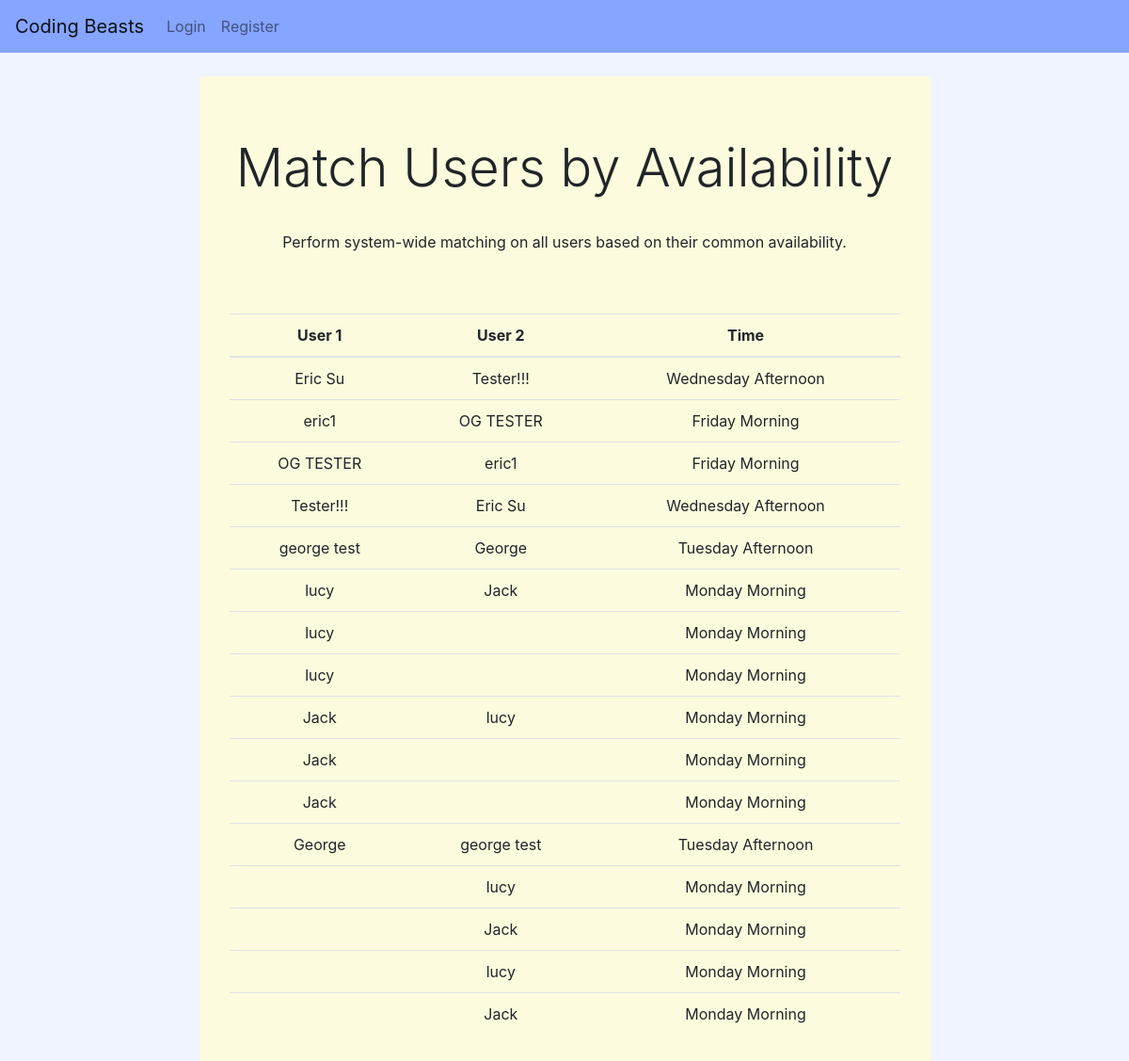
The page /matches/time/ on the database as committed earlier.
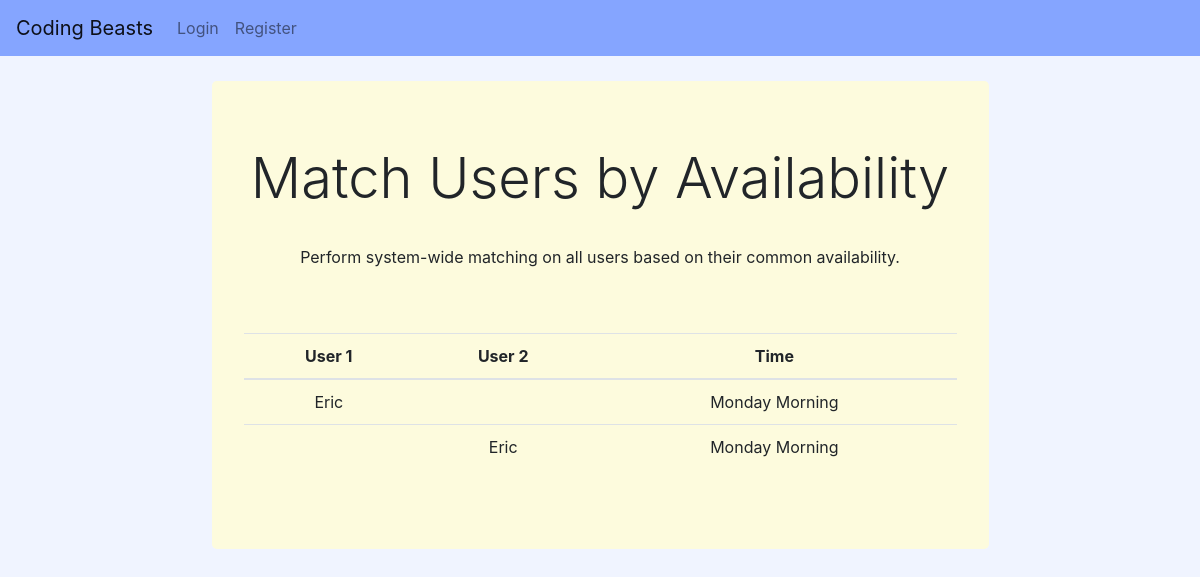
The same page on the database as committed later.
### sbuddy/models.py (models this page shows, shortened)
class Profile(models.Model):
    STRENGTH_CHOICES = (
        ('--------', '--------'),
        ('Mathematics','Mathematics'),
        ('Chemistry','Chemistry'),
        ('Physics','Physics'),
        ('Computer Science','Computer Science'),
        ('Economics','Economics'),
        ('Engineering', 'Engineering'),
        ('Statistics', 'Statistics'),
        ('Psychology', 'Psychology'),
        ('Business', 'Business'),
        )
    SCHEDULE_CHOICES = [
        ("Monday Morning", "Monday Morning"),
        ("Monday Afternoon", "Monday Afternoon"),
        ("Tuesday Morning", "Tuesday Morning"),
        ("Tuesday Afternoon", "Tuesday Afternoon"),
        ("Wednesday Morning", "Wednesday Morning"),
        ("Wednesday Afternoon", "Wednesday Afternoon"),
        ("Thursday Morning", "Thursday Morning"),
        ("Thursday Afternoon", "Thursday Afternoon"),
        ("Friday Morning", "Friday Morning"),
        ("Friday Afternoon", "Friday Afternoon"),
    ]
    user = models.OneToOneField(User, on_delete=models.CASCADE)
    name = models.CharField(max_length=100, blank=False, default='')
    phone = models.CharField(max_length=12, blank=False, default='')
    meetingURL = models.CharField(max_length=100, blank=False, default='')
    strengths = models.CharField(
        max_length=255,
        choices=STRENGTH_CHOICES,
        default='')
    weaknesses = models.CharField(
        max_length=255,
        choices=STRENGTH_CHOICES,
        default='')
    availability = models.CharField(
        max_length=50,
        choices=SCHEDULE_CHOICES,
        default='Monday Morning',
    )
    def __init__(self, *args, **kwargs):
        super(Profile, self).__init__(*args, **kwargs)
        self.__original_phone = self.phone

### sbuddy/views.py (the view)
# urls.py: path('matches/time/', views.match_users_by_availability, name='match_time'),
def match_users_by_availability(request):
    users = Profile.objects.all()
    matches = []
    for user_a in users:
        for user_b in users:
            if user_b.name != user_a.name:
                if user_a.availability == user_b.availability:
                    match = (user_a, user_b)
                    matches.append(match)
    return render(request, 'sbuddy/matches_time.html', {'matches': matches})

### sbuddy/templates/sbuddy/matches_time.html (shortened to what this page needs)
{% extends 'sbuddy/base.html' %}
{% load bootstrap4 %}
{% block content %}
<div style="height:25px"></div>
<body>
    <div class="form jumbotron mid" style="background-color:#FDFBDD;">
        <h1 class="text-center display-4" style="padding-bottom:25px"> Match Users by Availability</h1>
        <p>Perform system-wide matching on all users based on their common availability.</p>
        <br>
        <br>
        <table class="table">
            <thead>
                <tr>
                <th class="text-center">User 1</th>
                <th class="text-center">User 2</th>
                <th class="text-center">Time</th>
                </tr>
            </thead>
            <tbody>
                {% for match in matches %}
                <tr>
                    <td class="text-center">{{ match.0.name }}</td>
                    <td class="text-center">{{ match.1.name }}</td>
                    <td class="text-center">{{ match.1.availability }}</td>
                </tr>
                {% endfor %}
            </tbody>
        </table>
    </div>
</body>
</head>
{% endblock %}

Rows that differ between the two databases and show on the page:
removed Profile: name "eric1", name "OG TESTER", availability "Friday Morning"
removed Profile: name "OG TESTER", name "eric1", availability "Friday Morning"
removed Profile: name "Tester!!!", name "Eric Su", availability "Wednesday Afternoon"
removed Profile: name "george test", name "George", availability "Tuesday Afternoon"
removed Profile: name "lucy", name "Jack", availability "Monday Morning"
removed Profile: name "Jack", name "lucy", availability "Monday Morning"
removed Profile: name "George", name "george test", availability "Tuesday Afternoon"
removed Profile: name "lucy", availability "Monday Morning", name "Jack"
removed Profile: name "lucy", availability "Monday Morning", name "Jack"
changed Profile (number 1 of 2 on the later page): name "Eric Su" → "Eric"; availability "Wednesday Afternoon" → "Monday Morning"; name "Tester!!!" → (not shown)
added Profile: name "Eric", availability "Monday Morning"
